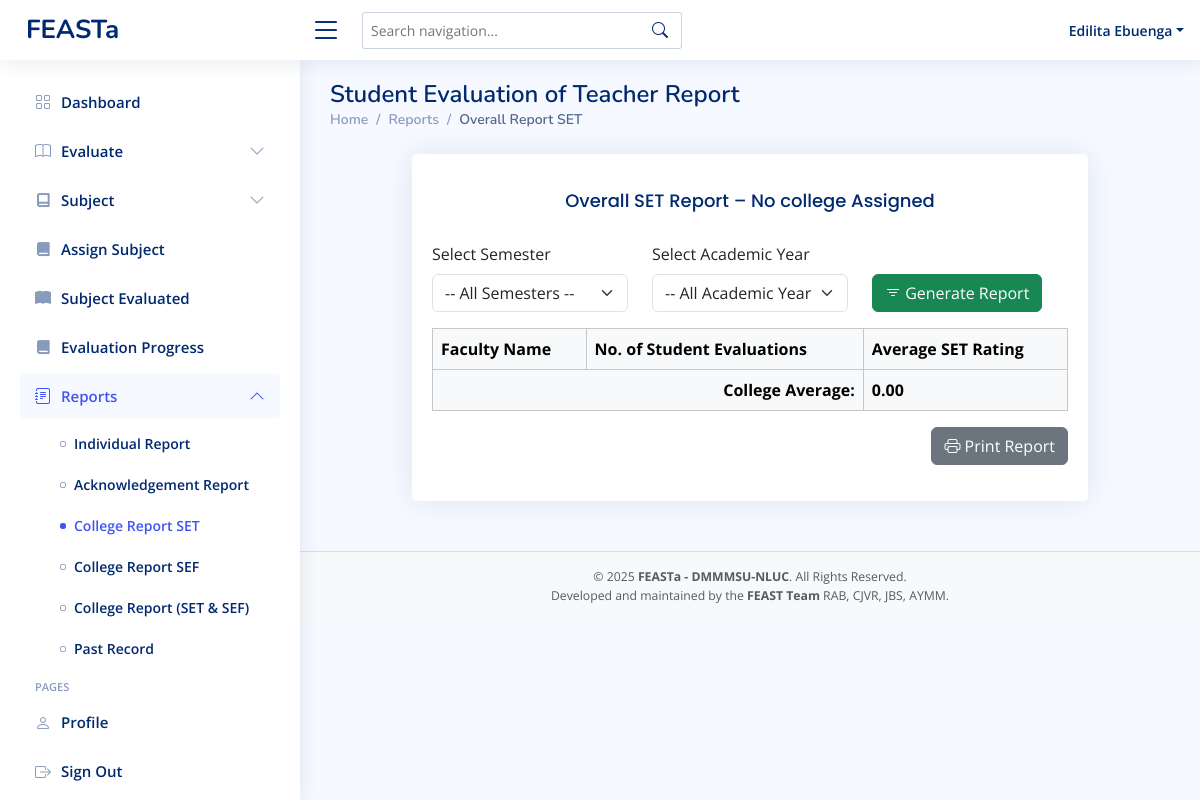
Before: /admin-overallreport-set.php (signed in) with the older database file.
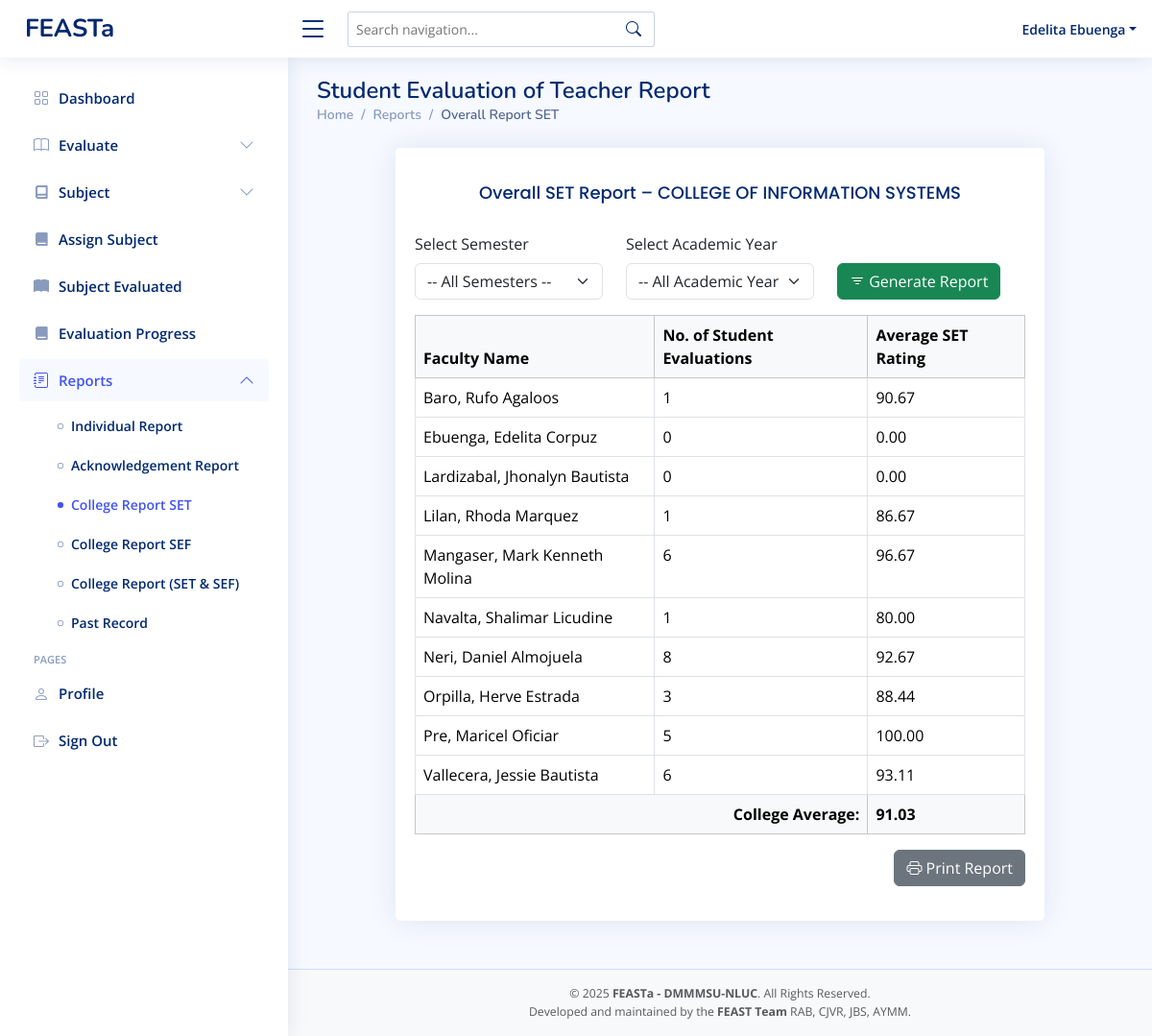
After: the same page with the newer database file.
### tables this page shows
CREATE TABLE `faculty` (
  `idnumber` varchar(11) NOT NULL,
  `first_name` varchar(50) NOT NULL,
  `mid_name` varchar(50) NOT NULL,
  `last_name` varchar(50) NOT NULL,
  `password` varchar(255) DEFAULT NULL,
  `college` varchar(255) DEFAULT NULL,
  `program` varchar(255) DEFAULT NULL,
  `faculty_rank` varchar(50) DEFAULT NULL,
  `role` varchar(50) NOT NULL DEFAULT 'faculty',
  `status` varchar(11) NOT NULL DEFAULT 'active'
);

### admin-overallreport-set.php (the view, shortened to what the changed rows need)
<?php
include 'conn/conn.php';
$admin_id = $_SESSION['idnumber'];
$stmt = $conn->prepare("SELECT college_name FROM admin_college WHERE admin_idnumber = ?");
$stmt->bind_param("s", $admin_id);
$stmt->execute();
$result = $stmt->get_result();
$college = [];
while ($row = $result->fetch_assoc()) {
  $college[] = $row['college_name'];
}
$admin_college = !empty($college) ? implode(', ', $college) : 'No college Assigned';
$semester_filter = isset($_GET['semester']) ? $_GET['semester'] : '';
$year_filter     = isset($_GET['academic_year']) ? $_GET['academic_year'] : '';
$faculties = [];
$admin_assignments = [];
$stmt_admin_dept = $conn->prepare("SELECT college_name, program_name FROM admin_college WHERE admin_idnumber = ?");
$stmt_admin_dept->bind_param("s", $admin_id);
$stmt_admin_dept->execute();
$result = $stmt_admin_dept->get_result();
while ($row = $result->fetch_assoc()) {
  $admin_assignments[] = $row;
}
if (!empty($admin_assignments)) {
  $faculty_query_parts = [];
  $params = [];
  $types = "";
  foreach ($admin_assignments as $assignment) {
    $faculty_query_parts[] = "(college = ? AND program = ?)";
    $params[] = $assignment['college_name'];
    $params[] = $assignment['program_name'];
    $types .= "ss";
  }
  $faculty_where_sql = implode(' OR ', $faculty_query_parts);
  $sql = "
        SELECT idnumber, last_name, first_name, mid_name
        FROM faculty
        WHERE ($faculty_where_sql)
        ORDER BY last_name ASC
    ";
  $query = $conn->prepare($sql);
  $query->bind_param($types, ...$params);
  $query->execute();
  $faculties = $query->get_result()->fetch_all(MYSQLI_ASSOC);
}
$rows = '';
$total_avg_rating = 0;
$faculty_count_with_evals = 0;
foreach ($faculties as $fac) {
  $fid = $fac['idnumber'];
  $sql = "
    SELECT COUNT(*) AS students, AVG(computed_rating) AS avg_rating
    FROM evaluation
    WHERE faculty_id = ?
  ";
  $params = [$fid];
  $types = "s";
  $stmtEval = $conn->prepare($sql);
  $stmtEval->bind_param($types, ...$params);
  $stmtEval->execute();
  $r = $stmtEval->get_result()->fetch_assoc();
  $count = (int)$r['students'];
  $avg = $count ? (float)$r['avg_rating'] : 0.00;
  if ($count > 0) {
    $total_avg_rating += $avg;
    $faculty_count_with_evals++;
  }
  $name = "{$fac['last_name']}, {$fac['first_name']} {$fac['mid_name']}";
  $avg_display = number_format($avg, 2);
  $rows .= "<tr><td>{$name}</td><td>{$count}</td><td>{$avg_display}</td></tr>";
}
$college_average = 0;
if ($faculty_count_with_evals > 0) {
  $college_average = $total_avg_rating / $faculty_count_with_evals;
}
?>
<!DOCTYPE html>
<html>
<head>
  <?php include 'head.php' ?>
</head>
<body>
  <?php include 'admin-header.php'; ?>
  <main id="main" class="main">
    <div class="pagetitle">
      <h1>Student Evaluation of Teacher Report</h1>
    </div>
    <section class="section dashboard">
      <div class="container mt-4">
        <div class="row justify-content-center">
          <div class="col-lg-10">
            <div class="card">
              <div class="card-body">
                <h4 class="card-title text-center my-3">
                  Overall SET Report – <?= htmlspecialchars($admin_college) ?>
                </h4>
                <form method="GET" class="mb-3">
                  <div class="row align-items-end">
                  </div>
                </form>
                <div class="table-responsive">
                  <table class="table table-bordered table-hover">
                    <thead class="table-light">
                      <tr>
                        <th>Faculty Name</th>
                        <th>No. of Student Evaluations</th>
                        <th>Average SET Rating</th>
                      </tr>
                    </thead>
                    <tbody>
                      <?= $rows ?>
                    </tbody>
                    <tfoot>
                      <tr class="table-light fw-bold">
                        <td colspan="2" class="text-end">College Average:</td>
                        <td><?= number_format($college_average, 2) ?></td>
                      </tr>
                    </tfoot>
                  </table>
                </div>
                <div class="text-end mb-3">
                  <a href="admin-overallreport-set-print.php?semester=<?= urlencode($semester_filter) ?>&academic_year=<?= urlencode($year_filter) ?>"
                    class="btn btn-secondary" target="_blank">
                  </a>
                </div>
              </div>
            </div>
          </div>
        </div>
      </div>
    </section>
  </main>
</body>
</html>

### admin-header.php (shortened to what the changed rows need)
<header id="header" class="header fixed-top d-flex align-items-center">
  <nav class="header-nav ms-auto">
    <ul class="d-flex align-items-center">
      <li class="nav-item dropdown pe-3">
        <a class="nav-link nav-profile d-flex align-items-center pe-0" href="#" data-bs-toggle="dropdown">
          <span class="d-none d-md-block dropdown-toggle ps-2 text-capitalize"><?php echo $_SESSION['first_name'] . ' ' . $_SESSION['last_name']; ?></span>
        </a>
      </li>
    </ul>
  </nav>
</header>

Changed rows visible on the page:
now on this page (row edited): faculty: name "Baro, Rufo Agaloos", count "1", avg_display "90.67"
now on this page (row edited): faculty: name "Ebuenga, Edelita Corpuz", count "0", avg_display "0.00"
now on this page (row edited): faculty: name "Lardizabal, Jhonalyn Bautista", count "0", avg_display "0.00"
now on this page (row edited): faculty: name "Lilan, Rhoda Marquez", count "1", avg_display "86.67"
now on this page (row edited): faculty: name "Mangaser, Mark Kenneth Molina", count "6", avg_display "96.67"
now on this page (row edited): faculty: name "Navalta, Shalimar Licudine", count "1", avg_display "80.00"
now on this page (row edited): faculty: name "Neri, Daniel Almojuela", count "8", avg_display "92.67"
now on this page (row edited): faculty: name "Orpilla, Herve Estrada", count "3", avg_display "88.44"
now on this page (row edited): faculty: name "Pre, Maricel Oficiar", count "5", avg_display "100.00"
now on this page (row edited): faculty: name "Vallecera, Jessie Bautista", count "6", avg_display "93.11"
Other visible differences:
$_SESSION['first_name']: "Edilita" → "Edelita"
$admin_college: "No college Assigned" → "COLLEGE OF INFORMATION SYSTEMS"
$college_average: "0.00" → "91.03"
